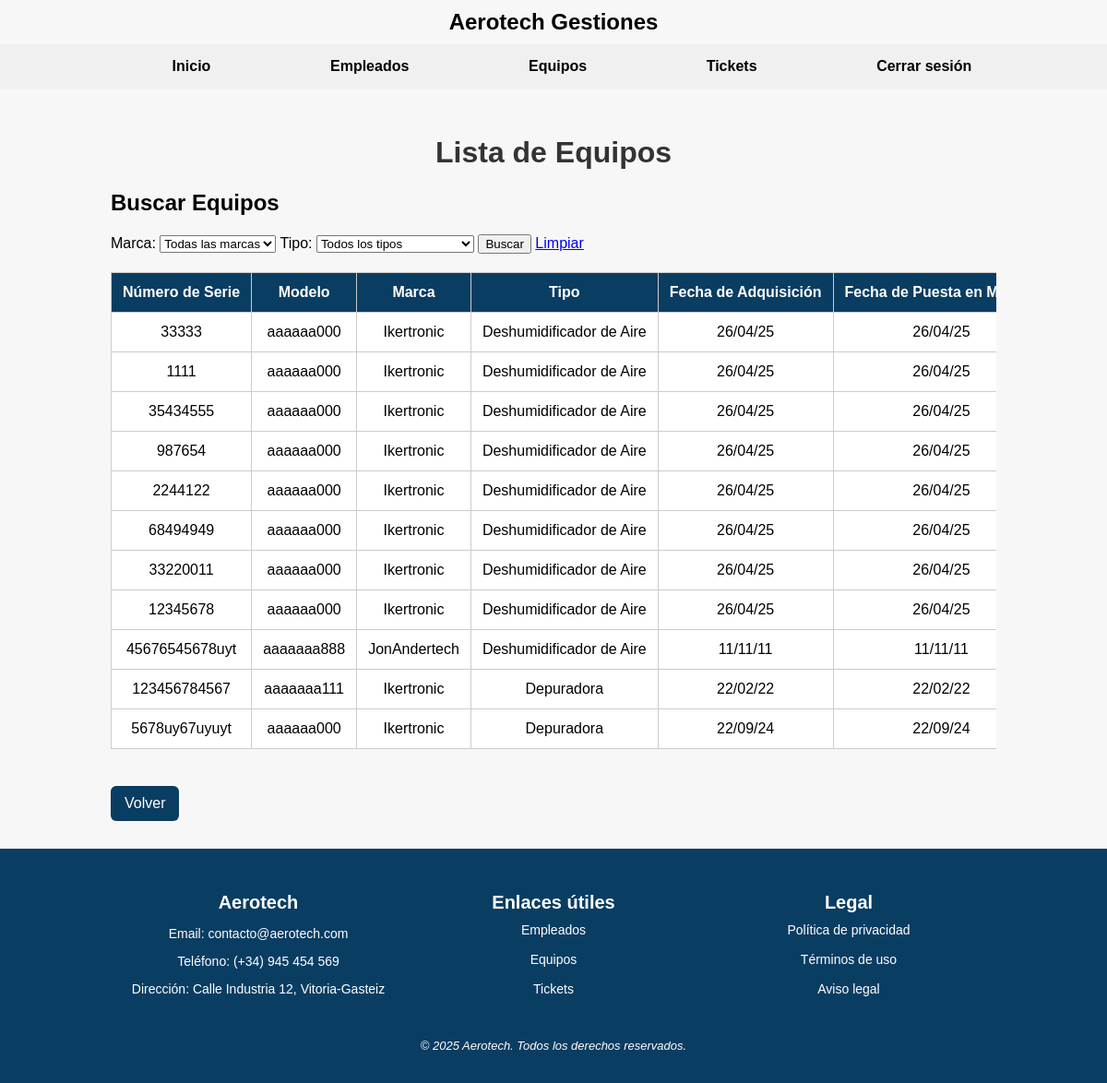
The app's page /Aerotech/equipos/ (signed in) with its own data.
### Aerotech/models.py (models this page shows, shortened)
class Equipo(models.Model):
    MODELOS = [
        ('aaaaaa000', 'aaaaaa000'),
        ('aaaaaaa111', 'aaaaaaa111'),
        ('aaaaaaa999', 'aaaaaaa999'),
        ('aaaaaaa888', 'aaaaaaa888'),
    ]
    MARCAS = [
        ('Ikertronic', 'Ikertronic'),
        ('JonAndertech', 'JonAndertech'),
    ]
    TIPOS = [
        ('Deshumidificador de Aire', 'Deshumidificador de Aire'),
        ('Depuradora', 'Depuradora'),
        ('Aire Acondicionado', 'Aire Acondicionado'),
    ]
    numero_serie = models.CharField(max_length=100, unique=True)
    modelo = models.CharField(max_length=50, choices=MODELOS)
    marca = models.CharField(max_length=50, choices=MARCAS)
    tipo = models.CharField(max_length=50, choices=TIPOS)
    fecha_adquisicion = models.DateField()
    fecha_puesta_marcha = models.DateField()
    planta = models.CharField(max_length=100)
    proveedores = models.ManyToManyField(Proveedor, related_name='proveedores')
    empleados = models.ManyToManyField(Empleado, related_name="equipos_asignados")

### Aerotech/views.py (the view)
# urls.py: path('equipos/', views.ListaEquipos.as_view(), name='lista-equipos'),
class ListaEquipos(ListView):
    model = Equipo
    template_name = 'lista_equipos.html'
    context_object_name = 'equipos'
    def get_queryset(self):
        queryset = super().get_queryset()
        marca = self.request.GET.get('marca')
        tipo = self.request.GET.get('tipo')
        if marca:
            queryset = queryset.filter(marca=marca)
        if tipo:
            queryset = queryset.filter(tipo=tipo)
        return queryset
    def dispatch(self, request, *args, **kwargs):  # Prueba para el logger y protección de navegación
        if "empleado_id" not in request.session:
            return redirect("login-empleado")
        return super().dispatch(request, *args, **kwargs)
    def get_context_data(self, **kwargs):
        context = super().get_context_data(**kwargs)
        marcas = Equipo.objects.values_list('marca', flat=True)
        tipos = Equipo.objects.values_list('tipo', flat=True)
        context['marcas'] = list(set(marcas))
        context['tipos'] = list(set(tipos))
        return context

### Aerotech/templates/lista_equipos.html (shortened to what this page needs)
{% extends 'base.html' %}
{% block content %}
<h1>Lista de Equipos</h1>
<h2>Buscar Equipos</h2>
<form method="get" class="mb-3">
  <label>Marca:</label>
  <select name="marca">
    <option value="">Todas las marcas</option>
  </select>
  <label>Tipo:</label>
  <select name="tipo">
    <option value="">Todos los tipos</option>
  </select>
  <button type="submit">Buscar</button>
  <a href="{% url 'lista-equipos' %}">Limpiar</a>
</form>
<div class="lista_informacion">
  <table>
    <thead>
      <tr>
        <th>Número de Serie</th>
        <th>Modelo</th>
        <th>Marca</th>
        <th>Tipo</th>
        <th>Fecha de Adquisición</th>
        <th>Fecha de Puesta en Marcha</th>
      </tr>
    </thead>
    <tbody>
      {% for equipo in equipos %}
      <tr>
        <td>{{ equipo.numero_serie }}</td>
        <td>{{ equipo.modelo }}</td>
        <td>{{ equipo.marca }}</td>
        <td>{{ equipo.tipo }}</td>
        <td>{{ equipo.fecha_adquisicion|date:"d/m/y" }}</td>
        <td>{{ equipo.fecha_puesta_marcha|date:"d/m/y" }}</td>
      </tr>
      {% empty %}
      <tr>
        <td colspan="10">No se encontraron equipos con esos filtros.</td>
      </tr>
      {% endfor %}
    </tbody>
  </table>
</div>
<a class="btn" href="{% url 'home' %}">Volver</a>
{% endblock %}

### static/css/estilos.css (style rules this page uses)
html, body { height: 100%; padding: 0; display: flex; flex-direction: column; font-family: Arial, sans-serif; margin: 0px; background-color: #f7f7f7; }
h1 { color: #333; text-align: center; }
.lista_informacion { overflow-x: auto; margin: 0 auto; max-width: 100%; }
table { min-width: 800px; margin: 20px auto; border-collapse: collapse; background-color: white; }
th, td { border: 1px solid #ccc; padding: 12px; text-align: center; white-space: nowrap; }
th { background-color: #0a3d62; color: white; }
.btn { display: inline-block; margin-top: 20px; padding: 10px 15px; background-color: #0a3d62; color: white; text-decoration: none; border-radius: 6px; transition: background-color 0.3s ease; }

### records on screen
Equipo: numero_serie "33333", modelo "aaaaaa000", marca "Ikertronic", tipo "Deshumidificador de Aire", fecha_adquisicion "26/04/25", fecha_puesta_marcha "26/04/25"
Equipo: numero_serie "1111", modelo "aaaaaa000", marca "Ikertronic", tipo "Deshumidificador de Aire", fecha_adquisicion "26/04/25", fecha_puesta_marcha "26/04/25"
Equipo: numero_serie "35434555", modelo "aaaaaa000", marca "Ikertronic", tipo "Deshumidificador de Aire", fecha_adquisicion "26/04/25", fecha_puesta_marcha "26/04/25"
Equipo: numero_serie "987654", modelo "aaaaaa000", marca "Ikertronic", tipo "Deshumidificador de Aire", fecha_adquisicion "26/04/25", fecha_puesta_marcha "26/04/25"
Equipo: numero_serie "2244122", modelo "aaaaaa000", marca "Ikertronic", tipo "Deshumidificador de Aire", fecha_adquisicion "26/04/25", fecha_puesta_marcha "26/04/25"
Equipo: numero_serie "68494949", modelo "aaaaaa000", marca "Ikertronic", tipo "Deshumidificador de Aire", fecha_adquisicion "26/04/25", fecha_puesta_marcha "26/04/25"
Equipo: numero_serie "33220011", modelo "aaaaaa000", marca "Ikertronic", tipo "Deshumidificador de Aire", fecha_adquisicion "26/04/25", fecha_puesta_marcha "26/04/25"
Equipo: numero_serie "12345678", modelo "aaaaaa000", marca "Ikertronic", tipo "Deshumidificador de Aire", fecha_adquisicion "26/04/25", fecha_puesta_marcha "26/04/25"
Equipo: numero_serie "45676545678uyt", modelo "aaaaaaa888", marca "JonAndertech", tipo "Deshumidificador de Aire", fecha_adquisicion "11/11/11", fecha_puesta_marcha "11/11/11"
Equipo: numero_serie "123456784567", modelo "aaaaaaa111", marca "Ikertronic", tipo "Depuradora", fecha_adquisicion "22/02/22", fecha_puesta_marcha "22/02/22"
Equipo: numero_serie "5678uy67uyuyt", modelo "aaaaaa000", marca "Ikertronic", tipo "Depuradora", fecha_adquisicion "22/09/24", fecha_puesta_marcha "22/09/24"
